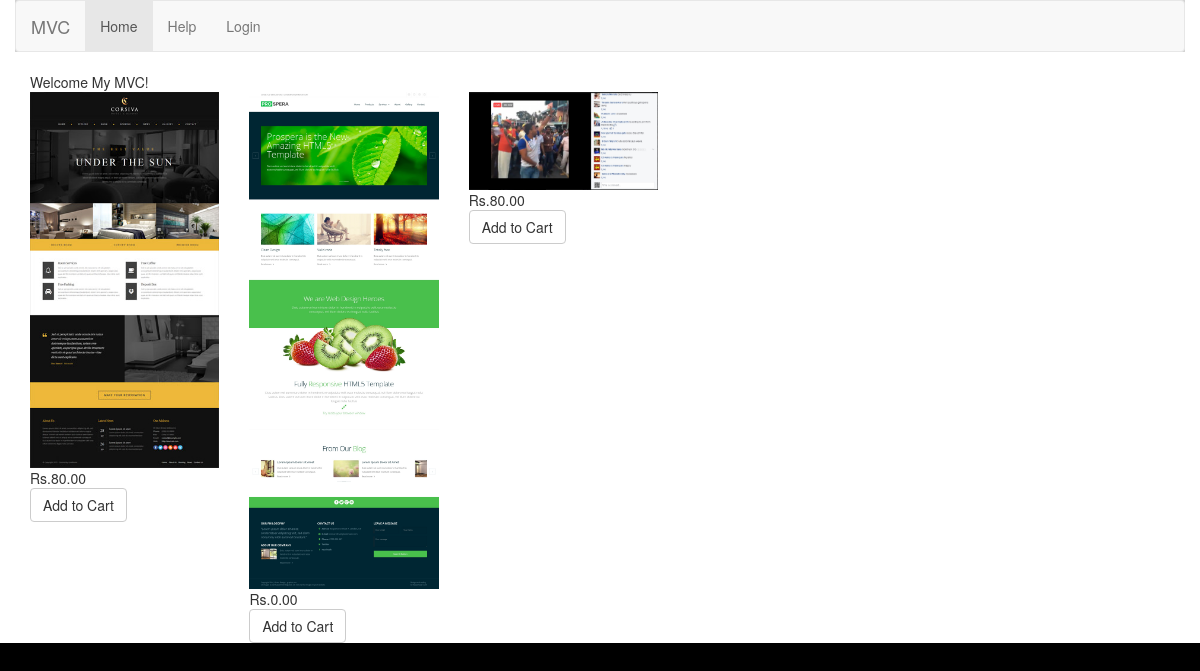
The page / on the database its author committed.
### tables this page shows
CREATE TABLE IF NOT EXISTS `products` (
  `id` int(11) NOT NULL AUTO_INCREMENT,
  `product_name` varchar(50) NOT NULL DEFAULT '0',
  `product_image` varchar(255) NOT NULL DEFAULT '0',
  `product_description` varchar(255) NOT NULL DEFAULT '0',
  `product_price` decimal(5,2) NOT NULL DEFAULT '0.00',
  PRIMARY KEY (`id`)
);

### Libs/View.php (called while the page is built, shortened)
<?php
class View
{
	public function render($name)
	{
		require 'views/header.php';
		require 'views/'.$name.'.php';
		require 'views/footer.php';
	}
}

### controllers/IndexController.php (called while the page is built, shortened)
<?php
class IndexController extends Controller
{
	public function index(){
		$this->view->msg ="Welcome My MVC!";
		require_once 'models/DashboardModel.php';
		$dModel = new DashboardModel();
		$this->view->data = $dModel->getProducts();
		$this->view->render("Index/index");
	}
}

### index.php (called while the page is built, shortened)
<?php
require_once __DIR__.'/Libs/Model.php';
require_once __DIR__.'/Libs/View.php';
require_once __DIR__.'/Libs/Database.php';
require_once __DIR__.'/Config/database.php';
$app = new Bootstrap();
?>

### Libs/Model.php (called while the page is built)
<?php
class Model
{
	function __construct()
	{
		$this->db = new Database();
	}
}

### Libs/Database.php (called while the page is built, shortened)
<?php
class Database extends PDO
{
	function __construct()
	{
		$user='root';
		$pass='';
	}
}

### models/DashboardModel.php (called while the page is built, shortened)
<?php
class DashboardModel extends Model
{
	function getProducts(){
		$q = $this->db->prepare("SELECT * from products;");
		$q->execute();
		$data = $q->fetchAll();
		return $data;
	}
}

### views/Index/index.php (the view)
<div class="container">
	<div class="row">
		<div class="col-md-9">
			<?php echo $this->msg; ?>
			<div class="row">
				<?php foreach ($this->data as $key => $value):?>
				<div class="col-sm-3">
					<div class="col-xs-12">
						<div class="row">
							<img class="img-responsive" src="<?php echo URL.'uploads/'.$value['product_image']; ?>" />
						</div>
						<div class="row">
							<?php echo CUR.$value['product_price']; ?>
						</div>
						<div class="row">
							<a class="btn btn-default" href="<?php echo URL.'cart/addtocart/'.$value['id']; ?>">Add to Cart</a>
						</div>
					</div>
				</div>
			<?php endforeach; ?>
		</div>
	</div>
	<div class="col-md-3">
	</div>
</div>
</div>

### public/css/default.css (style rules this page uses)
body { background: #000; }

### rows shown on the page
products: product_image (picture), product_price "80.00"
products: product_image (picture), product_price "0.00"
products: product_image (picture), product_price "80.00"

### other values the page prints
$this->msg "Welcome My MVC!"
